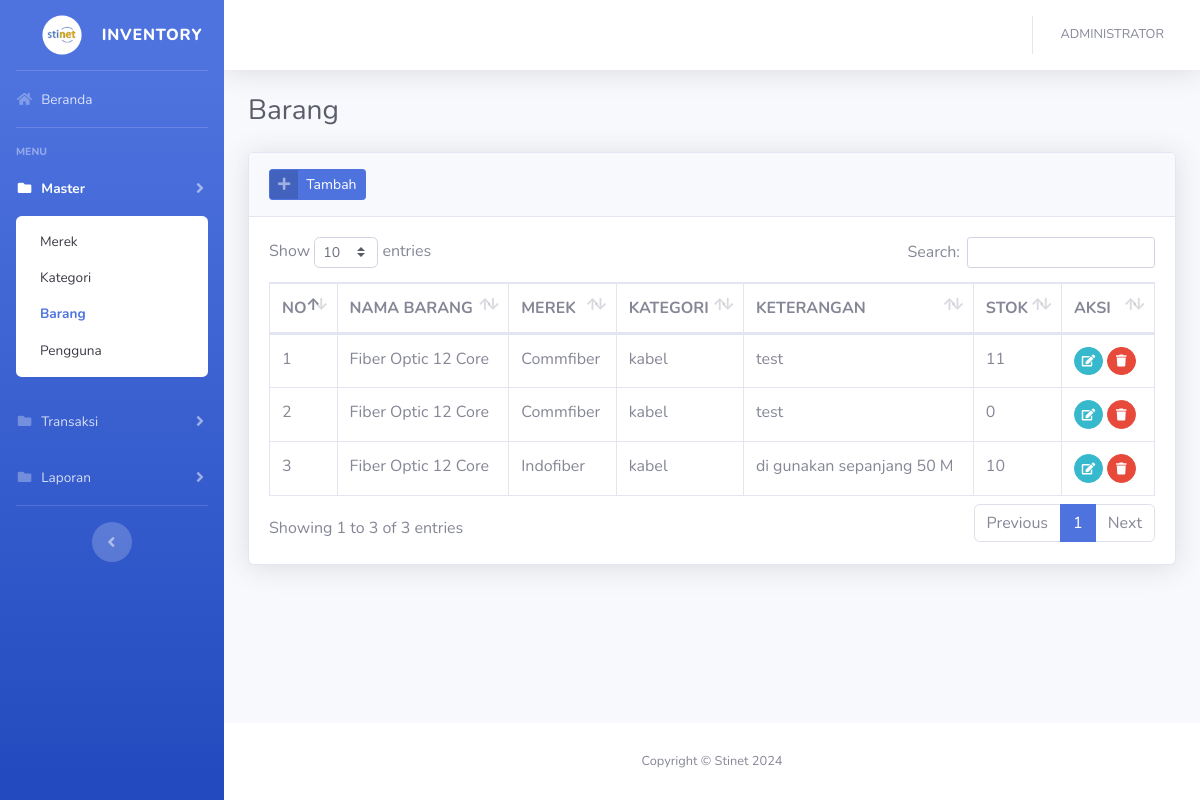
Screenshot of /?barang (signed in) with the database file from the repository.
### tables this page shows
CREATE TABLE `barang` (
  `idbarang` int(11) NOT NULL,
  `merek_id` int(11) NOT NULL,
  `kategori_id` int(11) NOT NULL,
  `nama_barang` varchar(128) NOT NULL,
  `keterangan` varchar(256) NOT NULL,
  `stok` int(11) NOT NULL
);

CREATE TABLE `merek` (
  `idmerek` int(11) NOT NULL,
  `nama_merek` varchar(128) NOT NULL,
  `keterangan` varchar(256) NOT NULL
);

CREATE TABLE `kategori` (
  `idkategori` int(11) NOT NULL,
  `nama_kategori` varchar(128) NOT NULL,
  `keterangan` varchar(256) NOT NULL
);

### config/function.php (called while the page is built, shortened)
<?php
function encrypt($str)
{
    return base64_encode($str);
}
function base_url()
{
    $base_url = ((isset($_SERVER['HTTPS']) && $_SERVER['HTTPS'] == "on") ? "https" : "http");
    $base_url .= "://" . $_SERVER['HTTP_HOST'];
    $base_url .= str_replace(basename($_SERVER['SCRIPT_NAME']), "", $_SERVER['SCRIPT_NAME']);
    return $base_url;
}

### views/master/barang.php (the view, shortened to what this page needs)
<div class="container-fluid">
   <div class="d-sm-flex align-items-center justify-content-between mb-4">
      <h1 class="h3 mb-0 text-gray-800">Barang</h1>
   </div>
   <div class="card shadow mb-4">
      <div class="card-header py-3">
         <a href="#" class="btn btn-primary btn-icon-split btn-sm" data-toggle="modal" data-target="#barangModal"
            onclick="submit('add')">
            <span class="icon text-white-50">
               <i class="fas fa-plus"></i>
            </span>
            <span class="text">Tambah</span>
         </a>
      </div>
      <div class="card-body">
         <div class="table-responsive">
            <table class="table table-bordered table-hover" id="dataTable" width="100%" cellspacing="0">
               <thead>
                  <tr>
                     <th width="20">NO</th>
                     <th>NAMA BARANG</th>
                     <th>MEREK</th>
                     <th>KATEGORI</th>
                     <th>KETERANGAN</th>
                     <th>STOK</th>
                     <th width="50">AKSI</th>
                  </tr>
               </thead>
               <tbody>
                  <?php
                        $n = 1;
                        $query = mysqli_query($con, "SELECT x.*,x1.nama_merek,x2.nama_kategori FROM barang x JOIN merek x1 ON x1.idmerek=x.merek_id JOIN kategori x2 ON x2.idkategori=x.kategori_id ORDER BY x.idbarang DESC") or die(mysqli_error($con));
                        while ($row = mysqli_fetch_array($query)):
                        ?>
                  <tr>
                     <td><?= $n++; ?></td>
                     <td><?= $row['nama_barang']; ?></td>
                     <td><?= $row['nama_merek']; ?></td>
                     <td><?= $row['nama_kategori']; ?></td>
                     <td><?= $row['keterangan']; ?></td>
                     <td><?= $row['stok']; ?></td>
                     <td>
                        <a href="#barangModal" data-toggle="modal" onclick="submit(<?= $row['idbarang']; ?>)"
                           class="btn btn-sm btn-circle btn-info"><i class="fas fa-edit"></i></a>
                        <a href="<?= base_url(); ?>/process/barang.php?act=<?= encrypt('delete'); ?>&id=<?= encrypt($row['idbarang']); ?>"
                           class="btn btn-sm btn-circle btn-danger btn-hapus"><i class="fas fa-trash"></i></a>
                     </td>
                  </tr>
                  <?php endwhile; ?>
               </tbody>
            </table>
         </div>
      </div>
   </div>
</div>

### index.php (shortened to what this page needs)
<?php
if ($_SESSION['username'] == "" && $_SESSION['level'] == ""):
    header("Location:" . $base_url . "login.php");
else:
    include('config/header.php');
?>
<body id="page-top">
   <div id="wrapper">
      <?php include "config/page.php"; ?>
      <?php include "config/sidebar.php"; ?>
      <div id="content-wrapper" class="d-flex flex-column">
         <div id="content">
            <?php include "config/topbar.php"; ?>
            <?php include($views); ?>
         </div>
         <footer class="sticky-footer bg-white">
            <div class="container my-auto">
               <div class="copyright text-center my-auto">
                  <span>Copyright &copy; Stinet <?= date('Y'); ?></a>
                  </span>
               </div>
            </div>
         </footer>
      </div>
   </div>
   <?php include "config/footer.php"; ?>
   <?php endif; ?>

### config/header.php (shortened to what this page needs)
<?php include "config/function.php"; ?>
<!DOCTYPE html>
<html lang="en">
<head>
   <link href="<?= base_url(); ?>assets/vendor/fontawesome-free/css/all.min.css" rel="stylesheet" type="text/css">
   <link href="<?= base_url(); ?>assets/css/sb-admin-2.min.css" rel="stylesheet">
   <link href="<?= base_url(); ?>assets/vendor/select2/css/select2.min.css" rel="stylesheet" />
   <link href="<?= base_url(); ?>assets/vendor/datatables/dataTables.bootstrap4.min.css" rel="stylesheet">
</head>

### config/sidebar.php (shortened to what this page needs)
<ul class="navbar-nav bg-gradient-primary sidebar sidebar-dark accordion" id="accordionSidebar">
   <a class="sidebar-brand d-flex align-items-center justify-content-center" href="index.html">
      <div class="sidebar-brand-icon">
         <img src="assets/img/stinet.png" alt="Logo" width="80">
      </div>
      <div class="sidebar-brand-text ">Inventory</div>
   </a>
   <hr class="sidebar-divider my-0">
   <li class="nav-item <?= isset($home) ? 'active' : ''; ?>">
      <a class="nav-link" href="?#">
         <i class="fas fa-fw fa-home"></i>
         <span>Beranda</span></a>
   </li>
   <hr class="sidebar-divider">
   <div class="sidebar-heading">
      Menu
   </div>
   <?php if ($_SESSION['level'] == 'admin'): ?>
   <li class="nav-item <?= isset($master) ? 'active' : ''; ?>">
      <a class="nav-link collapsed" href="#" data-toggle="collapse" data-target="#master" aria-expanded="true"
         aria-controls="master">
         <i class="fas fa-fw fa-folder"></i>
         <span>Master</span>
      </a>
      <div id="master" class="collapse <?= isset($master) ? 'show' : ''; ?>" aria-labelledby="headingTwo"
         data-parent="#accordionSidebar">
         <div class="bg-white py-2 collapse-inner rounded">
            <a class="collapse-item <?= isset($merek) ? 'active' : ''; ?>" href="?merek">Merek</a>
            <a class="collapse-item <?= isset($kategori) ? 'active' : ''; ?>" href="?kategori">Kategori</a>
            <a class="collapse-item <?= isset($barang) ? 'active' : ''; ?>" href="?barang">Barang</a>
            <a class="collapse-item <?= isset($pengguna) ? 'active' : ''; ?>" href="?pengguna">Pengguna</a>
         </div>
      </div>
   </li>
   <li class="nav-item <?= isset($transaksi) ? 'active' : ''; ?>">
      <a class="nav-link collapsed" href="#" data-toggle="collapse" data-target="#transaksi" aria-expanded="true"
         aria-controls="transaksi">
         <i class="fas fa-fw fa-folder"></i>
         <span>Transaksi</span>
      </a>
   </li>
   <li class="nav-item <?= isset($laporan) ? 'active' : ''; ?>">
      <a class="nav-link collapsed" href="#" data-toggle="collapse" data-target="#laporan" aria-expanded="true"
         aria-controls="laporan">
         <i class="fas fa-fw fa-folder"></i>
         <span>Laporan</span>
      </a>
   </li>
   <?php endif; ?>
   <hr class="sidebar-divider d-none d-md-block">
   <div class="text-center d-none d-md-inline">
      <button class="rounded-circle border-0" id="sidebarToggle"></button>
   </div>
</ul>

### config/topbar.php (shortened to what this page needs)
<nav class="navbar navbar-expand navbar-light bg-white topbar mb-4 static-top shadow">
    <ul class="navbar-nav ml-auto">
        <li class="nav-item dropdown no-arrow">
            <a class="nav-link dropdown-toggle" href="#" id="userDropdown" role="button" data-toggle="dropdown"
                aria-haspopup="true" aria-expanded="false">
                <span class="mr-2 d-lg-inline text-gray-600 small"><?= strtoupper($_SESSION['fullname']); ?></span>
            </a>
        </li>
    </ul>
</nav>

### config/footer.php (shortened to what this page needs)
</body>
</html>

### rows the page displays
barang: nama_barang "Fiber Optic 12 Core", merek.nama_merek "Commfiber", kategori.nama_kategori "kabel", keterangan "test", stok "11"
barang: nama_barang "Fiber Optic 12 Core", merek.nama_merek "Commfiber", kategori.nama_kategori "kabel", keterangan "test", stok "0"
barang: nama_barang "Fiber Optic 12 Core", merek.nama_merek "Indofiber", kategori.nama_kategori "kabel", keterangan "di gunakan sepanjang 50 M", stok "10"

### other values shown
$_SESSION['fullname'] "ADMINISTRATOR"
